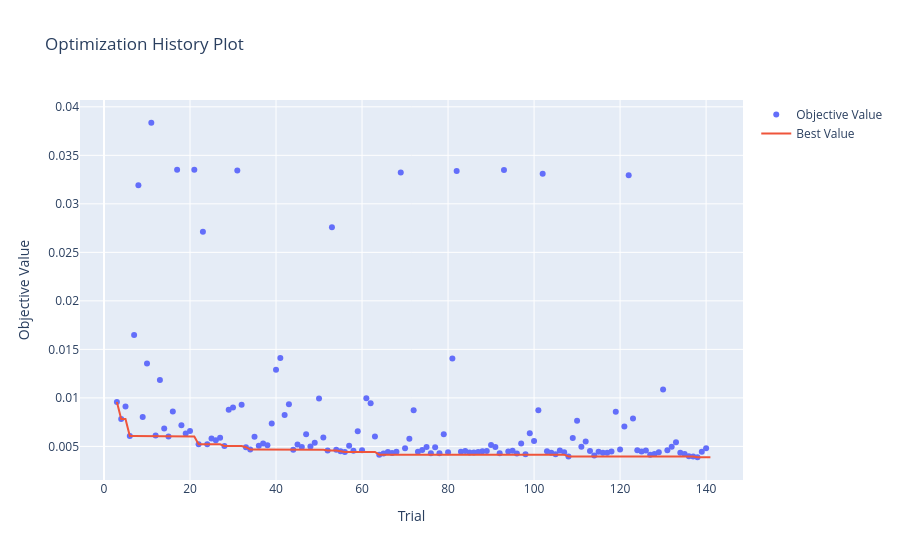

Write notebook code for a chart like this one.
### Code cell
vis.plot_optimization_history(objeto_de_estudo)

### Figure 1 — Plotly figure (JSON) as saved in the notebook; plotly's stock layout.template omitted (floating-point values rounded to 4 significant figures; data arrays with more than 128 entries replaced by an {"elided": "..."} marker saying what was removed)
{"data": [{"mode": "markers", "name": "Objective Value", "type": "scatter", "x": {"elided": "138 int values"}, "y": {"elided": "138 float values"}}, {"mode": "lines", "name": "Best Value", "type": "scatter", "x": {"elided": "142 int values"}, "y": {"elided": "142 float values"}}, {"marker": {"color": "#cccccc"}, "mode": "markers", "name": "Infeasible Trial", "showlegend": false, "type": "scatter", "x": [], "y": []}], "layout": {"title": {"text": "Optimization History Plot"}, "xaxis": {"title": {"text": "Trial"}}, "yaxis": {"title": {"text": "Objective Value"}}}}
